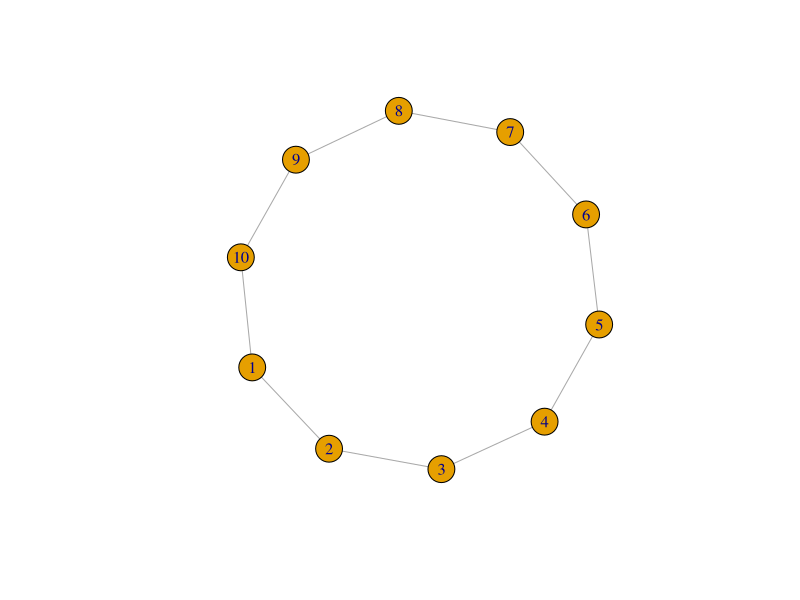
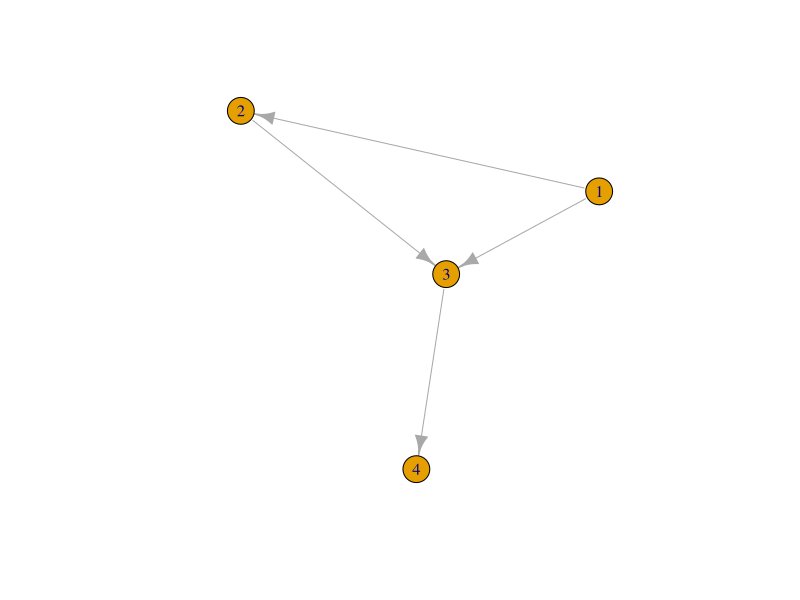
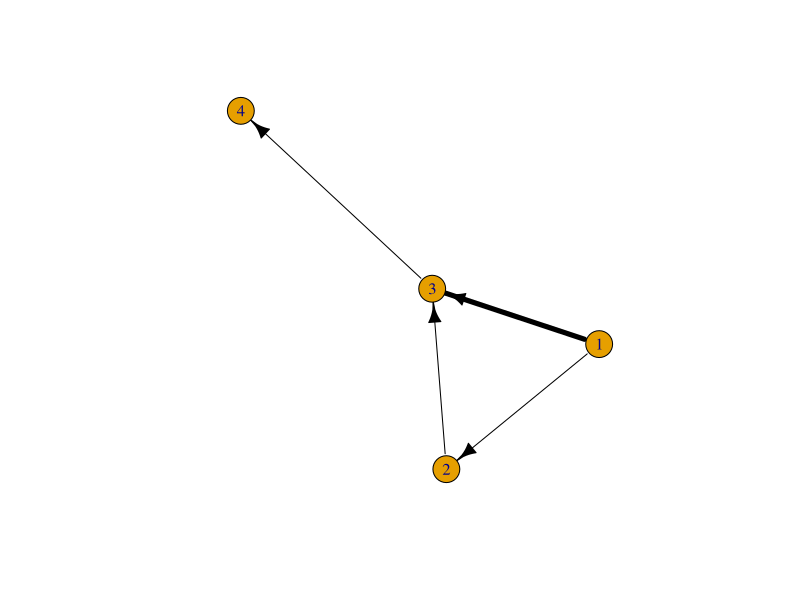
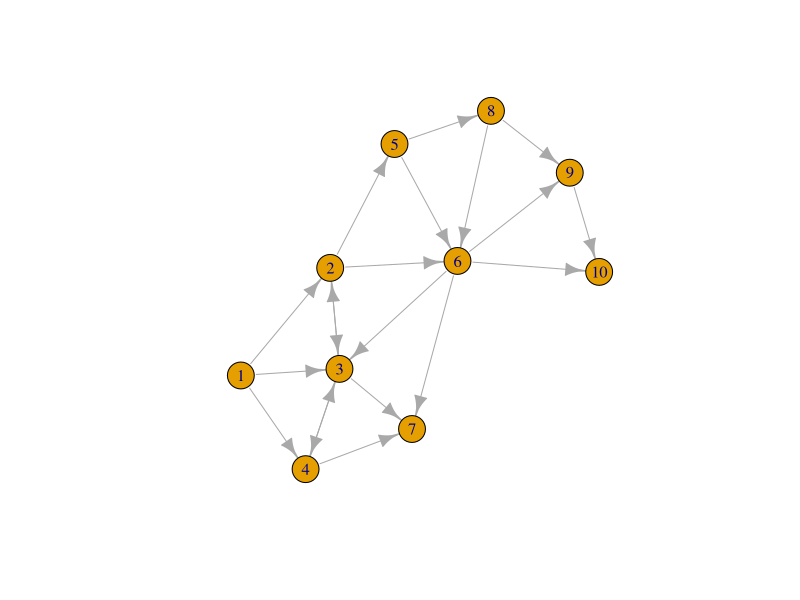
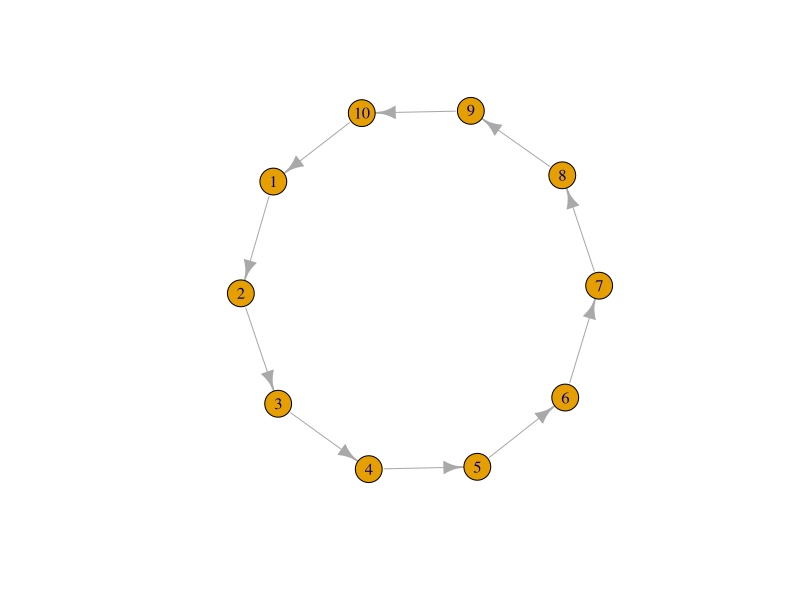

Source code (R) for these figures, in order: (Note: this script raises an error after producing the figures.)
#Directed Graph in R
setwd("~/Desktop/fall_2014_work/Spring_2014/DirectedGraphs")
library("igraph")

#Example of a ring graph
g <- graph.ring(10)
plot(g)
get.shortest.paths(g, 1)
shortest.paths(g)

#Assign weights to edges
el <- matrix(nc=3, byrow=TRUE, c(1,2,1, 1,3,5, 2,3,1, 3,4,1))
g2 <- add.edges(graph.empty(4), t(el[,1:2]), weight=el[,3])
plot(g2)
shortest.paths(g2, mode="out")

g3 <- matrix(c(0,1,5,0,
               0,0,1,0,
               0,0,0,1,
               0,0,0,0),ncol=4, byrow=TRUE)
net=graph.adjacency(g3,mode="directed",weighted=TRUE,diag=FALSE)
plot.igraph(net,vertex.label=V(net)$name,layout=layout.fruchterman.reingold,
            edge.color="black",edge.width=E(net)$weight)



## Weighted shortest paths
el <- matrix(ncol=3, byrow=TRUE,
             c(1,2,0, 1,3,2, 1,4,1, 2,3,0, 2,5,5, 2,6,2, 3,2,1, 3,4,1,
               3,7,1, 4,3,0, 4,7,2, 5,6,2, 5,8,8, 6,3,2, 6,7,1, 6,9,1,
               6,10,3, 8,6,1, 8,9,1, 9,10,4) )
g2 <- add.edges(graph.empty(10), t(el[,1:2]), weight=el[,3])
plot(g2)
shortest.paths(g2, mode="out")

##
g <- graph.ring(10,directed=TRUE)               
plot(g)
ShortPth <- get.shortest.paths(g, 8, 2)    # List of path 8->2
ShortPth
E(g)$color <- "SkyBlue2"
E(g)$width <- 1
E(g, path=ShortPth[[1]])$color <- "red"
plot(g)

